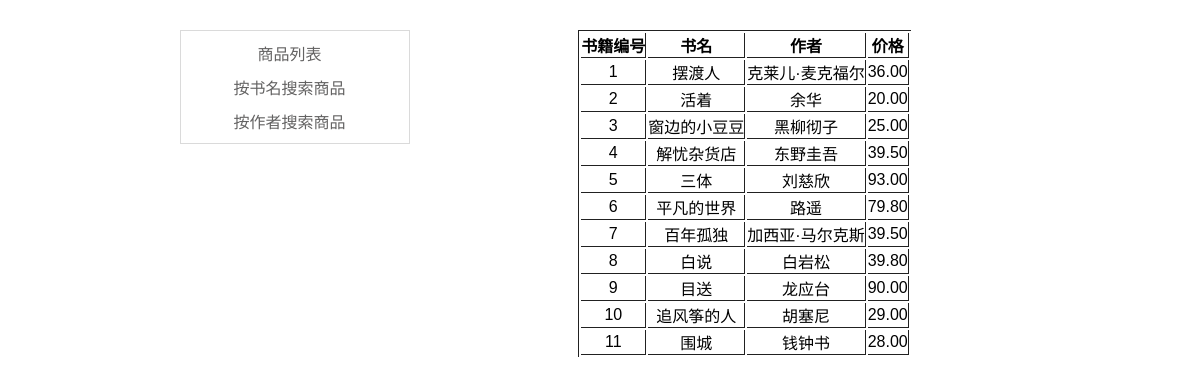
/project/menu.php, run on the app's committed database.
### tables this page shows
CREATE TABLE `booklist` (
  `number` int(13) unsigned NOT NULL AUTO_INCREMENT COMMENT '书籍编号',
  `bookname` varchar(255) NOT NULL COMMENT '书名',
  `author` varchar(255) NOT NULL COMMENT '作者',
  `price` float(4,2) unsigned NOT NULL COMMENT '书籍数量',
  `content` varchar(255) NOT NULL COMMENT '简介',
  PRIMARY KEY (`number`)
);

### project/menu.php (the view, shortened to what this page needs)
<!DOCTYPE html>
<html>
<head>
	<link rel="stylesheet" type="text/css" href="style.css">
</head>
<body>
<div class="allPage">
<div class="left">
	<a href="menu.php"><div>商品列表</div></a>
	<a href="searchbn.php"><div>按书名搜索商品</div></a>
	<a href="searchba.php"><div>按作者搜索商品</div></a>
</div>
<div class="right">
<table>
	<tr>
		<th>书籍编号</th>
		<th>书名</th>
		<th>作者</th>
		<th>价格</th>
	</tr>
	<?php
	try {
	$pdo = new PDO("mysql:host=localhost;dbname=test","root","");
	} catch (Exception $e) {
		die("数据库连接失败".$e->getMessage());
	}
	$pdo->query("SET NAMES UTF8");
	$sql = "select * from booklist";
	$stm = $pdo ->query($sql);
	foreach ($stm as $row) {
		echo "<tr>";
		echo "<td>{$row['number']}</td>";
		echo "<td>{$row['bookname']}</td>";
		echo "<td>{$row['author']}</td>";
		echo "<td>{$row['price']}</td>";
		echo "</tr>";
	}
?>
</table>
</div>
</div>
</body>
</html>

### project/style.css (style rules this page uses)
* { margin: 0; padding: 0; font-family: Arial, Helvetica, sans-serif,'宋体'; }
a:link,a:visited,a:hover { color:#636262;text-decoration:none; }
table { margin: 0 auto 0 auto; text-align: center; border:solid #212121; border-width:1px 0px 0px 1px; }
table td,table th { border:solid #212121; border-width:0px 1px 1px 0px; }
.allPage { background: #fff; width: 900px; margin: 30px 179.5px 0 179.5px; }
.left { float: left; width: 228px; border: #dadada solid 1px; text-align: center; }
.left a { text-decoration: none; }
.left div { margin: 10px 10px 10px 0; }
.right { float: left; width: 670px; }

### data on the page
booklist: number "1", bookname "摆渡人", author "克莱儿·麦克福尔", price "36.00"
booklist: number "2", bookname "活着", author "余华", price "20.00"
booklist: number "3", bookname "窗边的小豆豆", author "黑柳彻子", price "25.00"
booklist: number "4", bookname "解忧杂货店", author "东野圭吾", price "39.50"
booklist: number "5", bookname "三体", author "刘慈欣", price "93.00"
booklist: number "6", bookname "平凡的世界", author "路遥", price "79.80"
booklist: number "7", bookname "百年孤独", author "加西亚·马尔克斯", price "39.50"
booklist: number "8", bookname "白说", author "白岩松", price "39.80"
booklist: number "9", bookname "目送", author "龙应台", price "90.00"
booklist: number "10", bookname "追风筝的人", author "胡塞尼", price "29.00"
booklist: number "11", bookname "围城", author "钱钟书", price "28.00"
